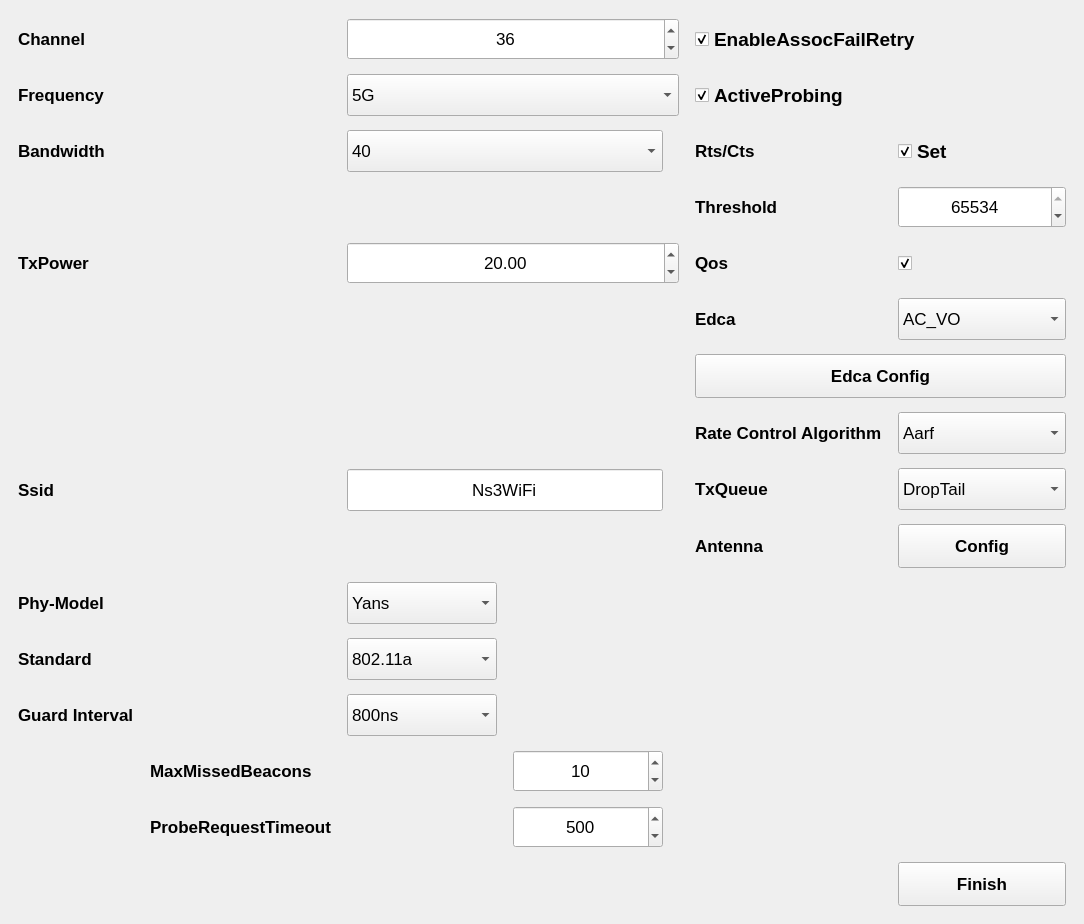
     <widget class="QWidget" name="tab_3">
      <attribute name="title">
       <string>Phy-Mac</string>
      </attribute>
      <layout class="QGridLayout" name="gridLayout_4">
       <property name="verticalSpacing">
        <number>14</number>
       </property>
       <property name="horizontalSpacing">
        <number>16</number>
       </property>
       <property name="bottomMargin">
        <number>18</number>
       </property>
       <property name="rightMargin">
        <number>18</number>
       </property>
       <property name="topMargin">
        <number>18</number>
       </property>
       <property name="leftMargin">
        <number>18</number>
       </property>
       <item row="5" column="6">
        <widget class="QComboBox" name="comboBox_6">
         <property name="font">
          <font>
           <pointsize>13</pointsize>
           <bold>false</bold>
          </font>
         </property>
         <property name="minimumSize">
          <size>
           <width>150</width>
           <height>42</height>
          </size>
         </property>
         <item>
          <property name="text">
           <string>AC_VO</string>
          </property>
         </item>
         <item>
          <property name="text">
           <string>AC_VI</string>
          </property>
         </item>
         <item>
          <property name="text">
           <string>AC_BE</string>
          </property>
         </item>
         <item>
          <property name="text">
           <string>AC_BK</string>
          </property>
         </item>
        </widget>
       </item>
       <item row="14" column="3">
        <widget class="QSpinBox" name="spinBox_4">
         <property name="alignment">
          <set>Qt::AlignmentFlag::AlignVCenter|Qt::AlignmentFlag::AlignHCenter</set>
         </property>
         <property name="font">
          <font>
           <pointsize>13</pointsize>
           <bold>false</bold>
          </font>
         </property>
         <property name="minimumSize">
          <size>
           <width>150</width>
           <height>42</height>
          </size>
         </property>
         <property name="value">
          <number>10</number>
         </property>
        </widget>
       </item>
       <item row="14" column="1">
        <widget class="QLabel" name="label_16">
         <property name="minimumSize">
          <size>
           <width>70</width>
           <height>28</height>
          </size>
         </property>
         <property name="font">
          <font>
           <bold>true</bold>
           <pointsize>13</pointsize>
          </font>
         </property>
         <property name="text">
          <string>MaxMissedBeacons</string>
         </property>
        </widget>
       </item>
       <item row="4" column="2" colspan="3">
        <widget class="QDoubleSpinBox" name="doubleSpinBox_6">
         <property name="alignment">
          <set>Qt::AlignmentFlag::AlignVCenter|Qt::AlignmentFlag::AlignHCenter</set>
         </property>
         <property name="font">
          <font>
           <pointsize>13</pointsize>
           <bold>false</bold>
          </font>
         </property>
         <property name="minimumSize">
          <size>
           <width>150</width>
           <height>42</height>
          </size>
         </property>
         <property name="value">
          <double>20.000000000000000</double>
         </property>
        </widget>
       </item>
       <item row="4" column="0" colspan="2">
        <widget class="QLabel" name="label_12">
         <property name="minimumSize">
          <size>
           <width>70</width>
           <height>28</height>
          </size>
         </property>
         <property name="font">
          <font>
           <bold>true</bold>
           <pointsize>13</pointsize>
          </font>
         </property>
         <property name="text">
          <string>TxPower</string>
         </property>
        </widget>
       </item>
       <item row="16" column="6">
        <widget class="QPushButton" name="pushButton_6">
         <property name="font">
          <font>
           <pointsize>13</pointsize>
           <bold>true</bold>
          </font>
         </property>
         <property name="minimumSize">
          <size>
           <width>120</width>
           <height>44</height>
          </size>
         </property>
         <property name="text">
          <string>Finish</string>
         </property>
        </widget>
       </item>
       <item row="5" column="5">
        <widget class="QLabel" name="label_32">
         <property name="minimumSize">
          <size>
           <width>70</width>
           <height>28</height>
          </size>
         </property>
         <property name="font">
          <font>
           <bold>true</bold>
           <pointsize>13</pointsize>
          </font>
         </property>
         <property name="text">
          <string>Edca</string>
         </property>
        </widget>
       </item>
       <item row="7" column="6">
        <widget class="QComboBox" name="comboBox_7">
         <property name="font">
          <font>
           <pointsize>13</pointsize>
           <bold>false</bold>
          </font>
         </property>
         <property name="minimumSize">
          <size>
           <width>150</width>
           <height>42</height>
          </size>
         </property>
         <item>
          <property name="text">
           <string>Aarf</string>
          </property>
         </item>
         <item>
          <property name="text">
           <string>Amrr</string>
          </property>
         </item>
         <item>
          <property name="text">
           <string>Arf</string>
          </property>
         </item>
         <item>
          <property name="text">
           <string>Cara</string>
          </property>
         </item>
         <item>
          <property name="text">
           <string>Onoe</string>
          </property>
         </item>
         <item>
          <property name="text">
           <string>Rraa</string>
          </property>
         </item>
         <item>
          <property name="text">
           <string>Minstrel</string>
          </property>
         </item>
         <item>
          <property name="text">
           <string>Ideal</string>
          </property>
         </item>
         <item>
          <property name="text">
           <string>Constant</string>
          </property>
         </item>
         <item>
          <property name="text">
           <string>ThomsonSampling</string>
          </property>
         </item>
         <item>
          <property name="text">
           <string>MinstrelHt</string>
          </property>
         </item>
        </widget>
       </item>
       <item row="2" column="6">
        <widget class="QCheckBox" name="checkBox_5">
         <property name="minimumSize">
          <size>
           <width>160</width>
           <height>34</height>
          </size>
         </property>
         <property name="font">
          <font>
           <bold>true</bold>
           <pointsize>14</pointsize>
          </font>
         </property>
         <property name="text">
          <string>Set</string>
         </property>
         <property name="checked">
          <bool>true</bool>
         </property>
        </widget>
       </item>
       <item row="0" column="5" colspan="2">
        <widget class="QCheckBox" name="checkBox_7">
         <property name="minimumSize">
          <size>
           <width>160</width>
           <height>34</height>
          </size>
         </property>
         <property name="font">
          <font>
           <bold>true</bold>
           <pointsize>14</pointsize>
          </font>
         </property>
         <property name="text">
          <string>EnableAssocFailRetry</string>
         </property>
         <property name="checked">
          <bool>true</bool>
         </property>
        </widget>
       </item>
       <item row="15" column="3">
        <widget class="QSpinBox" name="spinBox_5">
         <property name="alignment">
          <set>Qt::AlignmentFlag::AlignVCenter|Qt::AlignmentFlag::AlignHCenter</set>
         </property>
         <property name="font">
          <font>
           <pointsize>13</pointsize>
           <bold>false</bold>
          </font>
         </property>
         <property name="minimumSize">
          <size>
           <width>150</width>
           <height>42</height>
          </size>
         </property>
         <property name="maximum">
          <number>65535</number>
         </property>
         <property name="value">
          <number>500</number>
         </property>
        </widget>
       </item>
       <item row="1" column="2" colspan="3">
        <widget class="QComboBox" name="comboBox_3">
         <property name="font">
          <font>
           <pointsize>13</pointsize>
           <bold>false</bold>
          </font>
         </property>
         <property name="minimumSize">
          <size>
           <width>150</width>
           <height>42</height>
          </size>
         </property>
         <item>
          <property name="text">
           <string>5G</string>
          </property>
         </item>
         <item>
          <property name="text">
           <string>2.4G</string>
          </property>
         </item>
        </widget>
       </item>
       <item row="3" column="6">
        <widget class="QSpinBox" name="spinBox_3">
         <property name="alignment">
          <set>Qt::AlignmentFlag::AlignVCenter|Qt::AlignmentFlag::AlignHCenter</set>
         </property>
         <property name="font">
          <font>
           <pointsize>13</pointsize>
           <bold>false</bold>
          </font>
         </property>
         <property name="minimumSize">
          <size>
           <width>150</width>
           <height>42</height>
          </size>
         </property>
         <property name="maximum">
          <number>65534</number>
         </property>
         <property name="value">
          <number>65534</number>
         </property>
        </widget>
       </item>
       <item row="7" column="0" rowspan="3">
        <widget class="QLabel" name="label_13">
         <property name="minimumSize">
          <size>
           <width>70</width>
           <height>28</height>
          </size>
         </property>
         <property name="font">
          <font>
           <bold>true</bold>
           <pointsize>13</pointsize>
          </font>
         </property>
         <property name="text">
          <string>Ssid</string>
         </property>
        </widget>
       </item>
       <item row="7" column="5">
        <widget class="QLabel" name="label_33">
         <property name="minimumSize">
          <size>
           <width>70</width>
           <height>28</height>
          </size>
         </property>
         <property name="font">
          <font>
           <bold>true</bold>
           <pointsize>13</pointsize>
          </font>
         </property>
         <property name="text">
          <string>Rate Control Algorithm</string>
         </property>
        </widget>
       </item>
       <item row="10" column="2">
        <widget class="QComboBox" name="comboBox_4">
         <property name="font">
          <font>
           <pointsize>13</pointsize>
           <bold>false</bold>
          </font>
         </property>
         <property name="minimumSize">
          <size>
           <width>150</width>
           <height>42</height>
          </size>
         </property>
         <item>
          <property name="text">
           <string>Yans</string>
          </property>
         </item>
         <item>
          <property name="text">
           <string>Spectrum</string>
          </property>
         </item>
        </widget>
       </item>
       <item row="4" column="5">
        <widget class="QLabel" name="label_31">
         <property name="minimumSize">
          <size>
           <width>70</width>
           <height>28</height>
          </size>
         </property>
         <property name="font">
          <font>
           <bold>true</bold>
           <pointsize>13</pointsize>
          </font>
         </property>
         <property name="text">
          <string>Qos</string>
         </property>
        </widget>
       </item>
       <item row="15" column="1">
        <widget class="QLabel" name="label_17">
         <property name="minimumSize">
          <size>
           <width>70</width>
           <height>28</height>
          </size>
         </property>
         <property name="font">
          <font>
           <bold>true</bold>
           <pointsize>13</pointsize>
          </font>
         </property>
         <property name="text">
          <string>ProbeRequestTimeout</string>
         </property>
        </widget>
       </item>
       <item row="10" column="0" colspan="2">
        <widget class="QLabel" name="label_14">
         <property name="minimumSize">
          <size>
           <width>70</width>
           <height>28</height>
          </size>
         </property>
         <property name="maximumSize">
          <size>
           <width>100</width>
           <height>16777215</height>
          </size>
         </property>
         <property name="font">
          <font>
           <bold>true</bold>
           <pointsize>13</pointsize>
          </font>
         </property>
         <property name="text">
          <string>Phy-Model</string>
         </property>
        </widget>
       </item>
       <item row="2" column="0">
        <widget class="QLabel" name="label_11">
         <property name="minimumSize">
          <size>
           <width>70</width>
           <height>28</height>
          </size>
         </property>
         <property name="font">
          <font>
           <bold>true</bold>
           <pointsize>13</pointsize>
          </font>
         </property>
         <property name="text">
          <string>Bandwidth</string>
         </property>
        </widget>
       </item>
       <item row="1" column="0" colspan="2">
        <widget class="QLabel" name="label_10">
         <property name="minimumSize">
          <size>
           <width>70</width>
           <height>28</height>
          </size>
         </property>
         <property name="font">
          <font>
           <bold>true</bold>
           <pointsize>13</pointsize>
          </font>
         </property>
         <property name="text">
          <string>Frequency</string>
         </property>
        </widget>
       </item>
       <item row="2" column="2" colspan="2">
        <widget class="QComboBox" name="comboBox_16">
         <property name="font">
          <font>
           <pointsize>13</pointsize>
           <bold>false</bold>
          </font>
         </property>
         <property name="minimumSize">
          <size>
           <width>150</width>
           <height>42</height>
          </size>
         </property>
         <property name="currentIndex">
          <number>1</number>
         </property>
         <item>
          <property name="text">
           <string>20</string>
          </property>
         </item>
         <item>
          <property name="text">
           <string>40</string>
          </property>
         </item>
         <item>
          <property name="text">
           <string>80</string>
          </property>
         </item>
         <item>
          <property name="text">
           <string>160</string>
          </property>
         </item>
        </widget>
       </item>
       <item row="1" column="5" colspan="2">
        <widget class="QCheckBox" name="checkBox_12">
         <property name="minimumSize">
          <size>
           <width>160</width>
           <height>34</height>
          </size>
         </property>
         <property name="font">
          <font>
           <bold>true</bold>
           <pointsize>14</pointsize>
          </font>
         </property>
         <property name="text">
          <string>ActiveProbing</string>
         </property>
         <property name="checked">
          <bool>true</bool>
         </property>
        </widget>
       </item>
       <item row="13" column="0">
        <widget class="QLabel" name="label_18">
         <property name="minimumSize">
          <size>
           <width>70</width>
           <height>28</height>
          </size>
         </property>
         <property name="font">
          <font>
           <bold>true</bold>
           <pointsize>13</pointsize>
          </font>
         </property>
         <property name="text">
          <string>Guard Interval</string>
         </property>
        </widget>
       </item>
       <item row="0" column="0" colspan="2">
        <widget class="QLabel" name="label_9">
         <property name="minimumSize">
          <size>
           <width>70</width>
           <height>28</height>
          </size>
         </property>
         <property name="font">
          <font>
           <bold>true</bold>
           <pointsize>13</pointsize>
          </font>
         </property>
         <property name="text">
          <string>Channel</string>
         </property>
        </widget>
       </item>
       <item row="12" column="0" colspan="2">
        <widget class="QLabel" name="label_15">
         <property name="minimumSize">
          <size>
           <width>70</width>
           <height>28</height>
          </size>
         </property>
         <property name="font">
          <font>
           <bold>true</bold>
           <pointsize>13</pointsize>
          </font>
         </property>
         <property name="text">
          <string>Standard</string>
         </property>
        </widget>
       </item>
       <item row="0" column="2" colspan="3">
        <widget class="QSpinBox" name="spinBox">
         <property name="alignment">
          <set>Qt::AlignmentFlag::AlignVCenter|Qt::AlignmentFlag::AlignHCenter</set>
         </property>
         <property name="font">
          <font>
           <pointsize>13</pointsize>
           <bold>false</bold>
          </font>
         </property>
         <property name="minimumSize">
          <size>
           <width>150</width>
           <height>42</height>
          </size>
         </property>
         <property name="value">
          <number>36</number>
         </property>
        </widget>
       </item>
       <item row="13" column="2">
        <widget class="QComboBox" name="comboBox_15">
         <property name="font">
          <font>
           <pointsize>13</pointsize>
           <bold>false</bold>
          </font>
         </property>
         <property name="minimumSize">
          <size>
           <width>150</width>
           <height>42</height>
          </size>
         </property>
         <property name="currentIndex">
          <number>1</number>
         </property>
         <item>
          <property name="text">
           <string>400ns</string>
          </property>
         </item>
         <item>
          <property name="text">
           <string>800ns</string>
          </property>
         </item>
         <item>
          <property name="text">
           <string>1600ns</string>
          </property>
         </item>
         <item>
          <property name="text">
           <string>3200ns</string>
          </property>
         </item>
        </widget>
       </item>
       <item row="2" column="5">
        <widget class="QLabel" name="label_29">
         <property name="minimumSize">
          <size>
           <width>70</width>
           <height>28</height>
          </size>
         </property>
         <property name="font">
          <font>
           <bold>true</bold>
           <pointsize>13</pointsize>
          </font>
         </property>
         <property name="text">
          <string>Rts/Cts</string>
         </property>
        </widget>
       </item>
       <item row="3" column="5">
        <widget class="QLabel" name="label_30">
         <property name="minimumSize">
          <size>
           <width>70</width>
           <height>28</height>
          </size>
         </property>
         <property name="font">
          <font>
           <bold>true</bold>
           <pointsize>13</pointsize>
          </font>
         </property>
         <property name="text">
          <string>Threshold</string>
         </property>
        </widget>
       </item>
       <item row="4" column="6">
        <widget class="QCheckBox" name="checkBox_6">
         <property name="minimumSize">
          <size>
           <width>160</width>
           <height>34</height>
          </size>
         </property>
         <property name="font">
          <font>
           <pointsize>14</pointsize>
           <bold>true</bold>
          </font>
         </property>
         <property name="text">
          <string />
         </property>
         <property name="checked">
          <bool>true</bool>
         </property>
        </widget>
       </item>
       <item row="12" column="2">
        <widget class="QComboBox" name="comboBox_5">
         <property name="font">
          <font>
           <pointsize>13</pointsize>
           <bold>false</bold>
          </font>
         </property>
         <property name="minimumSize">
          <size>
           <width>150</width>
           <height>42</height>
          </size>
         </property>
         <item>
          <property name="text">
           <string>802.11a</string>
          </property>
         </item>
         <item>
          <property name="text">
           <string>802.11b</string>
          </property>
         </item>
         <item>
          <property name="text">
           <string>802.11g</string>
          </property>
         </item>
         <item>
          <property name="text">
           <string>802.11n</string>
          </property>
         </item>
         <item>
          <property name="text">
           <string>802.11ac</string>
          </property>
         </item>
         <item>
          <property name="text">
           <string>802.11ax</string>
          </property>
         </item>
        </widget>
       </item>
       <item row="7" column="2" rowspan="3" colspan="2">
        <widget class="QLineEdit" name="lineEdit">
         <property name="alignment">
          <set>Qt::AlignmentFlag::AlignVCenter|Qt::AlignmentFlag::AlignHCenter</set>
         </property>
         <property name="font">
          <font>
           <pointsize>13</pointsize>
           <bold>false</bold>
          </font>
         </property>
         <property name="minimumSize">
          <size>
           <width>150</width>
           <height>42</height>
          </size>
         </property>
         <property name="text">
          <string>Ns3WiFi</string>
         </property>
        </widget>
       </item>
       <item row="8" column="5">
        <widget class="QLabel" name="label_34">
         <property name="minimumSize">
          <size>
           <width>70</width>
           <height>28</height>
          </size>
         </property>
         <property name="font">
          <font>
           <bold>true</bold>
           <pointsize>13</pointsize>
          </font>
         </property>
         <property name="text">
          <string>TxQueue</string>
         </property>
        </widget>
       </item>
       <item row="8" column="6">
        <widget class="QComboBox" name="comboBox_8">
         <property name="font">
          <font>
           <pointsize>13</pointsize>
           <bold>false</bold>
          </font>
         </property>
         <property name="minimumSize">
          <size>
           <width>150</width>
           <height>42</height>
          </size>
         </property>
         <item>
          <property name="text">
           <string>DropTail</string>
          </property>
         </item>
         <item>
          <property name="text">
           <string>Red</string>
          </property>
         </item>
         <item>
          <property name="text">
           <string>CoDel</string>
          </property>
         </item>
         <item>
          <property name="text">
           <string>FqCoDel</string>
          </property>
         </item>
         <item>
          <property name="text">
           <string>PfifoFast</string>
          </property>
         </item>
        </widget>
       </item>
       <item row="9" column="6">
        <widget class="QPushButton" name="pushButton_9">
         <property name="font">
          <font>
           <pointsize>13</pointsize>
           <bold>true</bold>
          </font>
         </property>
         <property name="minimumSize">
          <size>
           <width>120</width>
           <height>44</height>
          </size>
         </property>
         <property name="text">
          <string>Config</string>
         </property>
        </widget>
       </item>
       <item row="9" column="5">
        <widget class="QLabel" name="label_35">
         <property name="minimumSize">
          <size>
           <width>70</width>
           <height>28</height>
          </size>
         </property>
         <property name="font">
          <font>
           <bold>true</bold>
           <pointsize>13</pointsize>
          </font>
         </property>
         <property name="text">
          <string>Antenna</string>
         </property>
        </widget>
       </item>
       <item row="6" column="5" colspan="2">
        <widget class="QPushButton" name="pushButton_8">
         <property name="minimumSize">
          <size>
           <width>120</width>
           <height>44</height>
          </size>
         </property>
         <property name="font">
          <font>
           <bold>true</bold>
           <pointsize>13</pointsize>
          </font>
         </property>
         <property name="text">
          <string>Edca Config</string>
         </property>
        </widget>
       </item>
      </layout>
     </widget>
